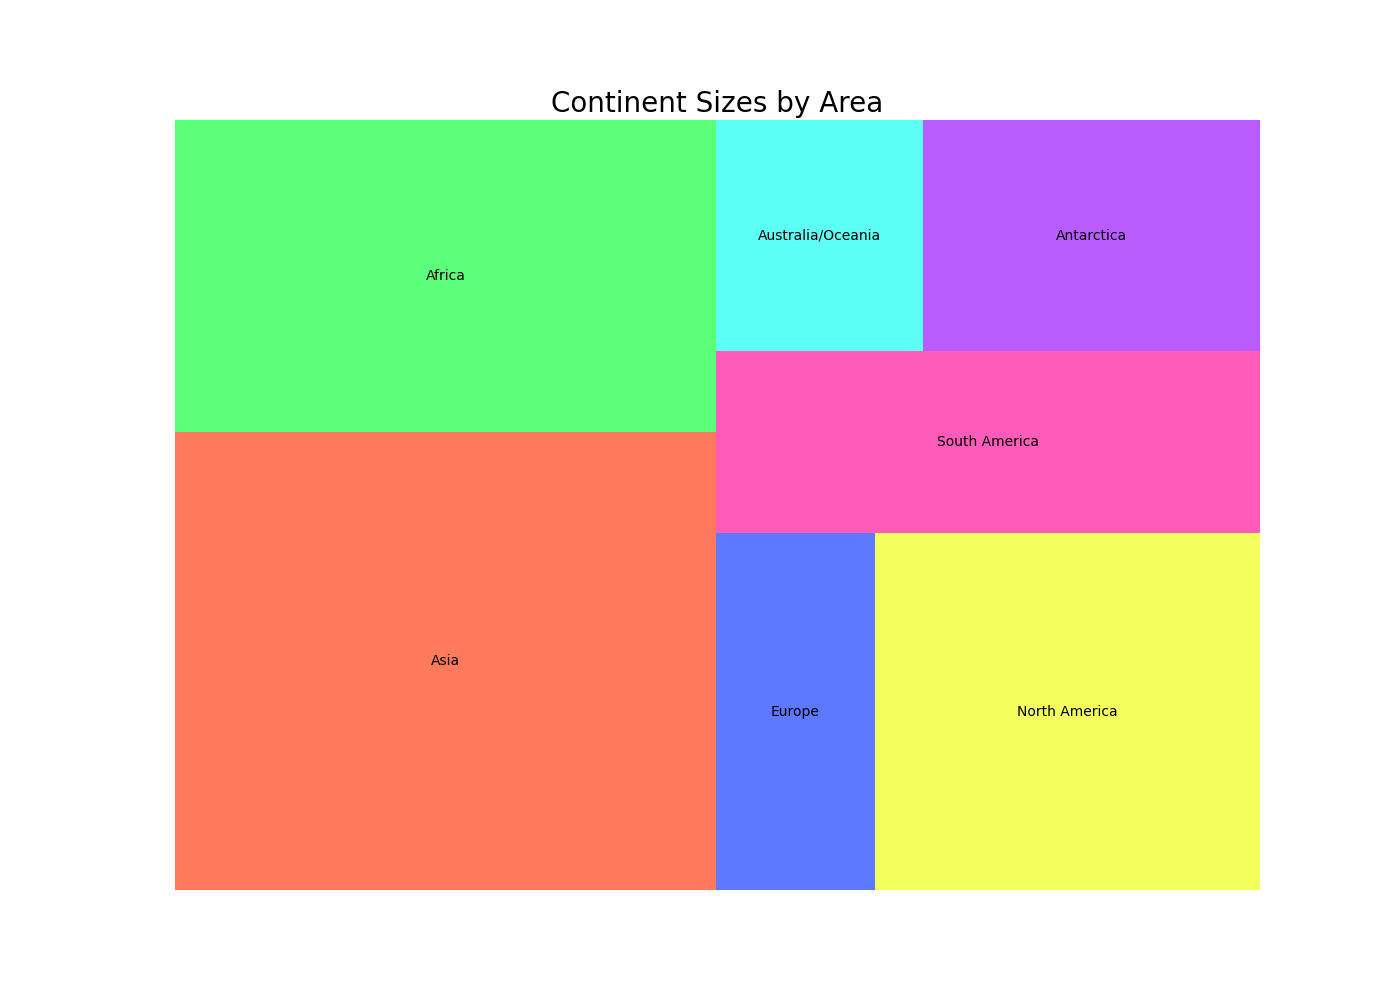

This figure's Python source:

import matplotlib.pyplot as plt
import pandas as pd
import squarify

# Data for the treemap
data = {
    'Region': ['Asia', 'Africa', 'Europe', 'North America', 'South America', 'Australia/Oceania', 'Antarctica'],
    'Population': [4660000000, 1340000000, 747636026, 592072212, 430759766, 42677813, 1000],
    'Area': [44579000, 30370000, 10180000, 24709000, 17840000, 8611800, 14000000]
}

# Convert the data to a DataFrame
df = pd.DataFrame(data)

# Define color list
colors = ['#FF5733', '#33FF57', '#3357FF', '#F0FF33', '#FF33A8', '#33FFF0', '#A833FF']

# Plot the Treemap
plt.figure(figsize=(14, 10))
squarify.plot(sizes=df['Area'], label=df['Region'], color=colors, alpha=0.8)
plt.title('Continent Sizes by Area', fontsize=20)
plt.axis('off')
plt.show()
